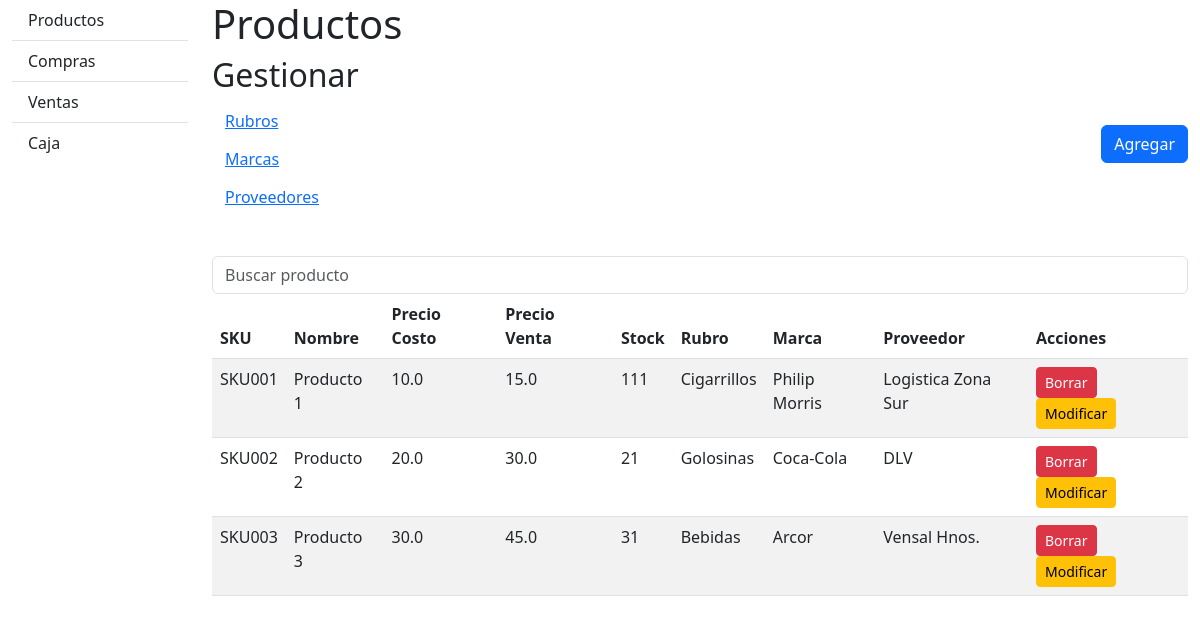
The page /productos on the database its author committed.
### database_setup.py (models this page shows)
class Producto(Base):
    __tablename__ = 'Productos'
    id = Column(Integer, primary_key=True, autoincrement=True)
    sku = Column(String, nullable=False)
    nombre = Column(String, nullable=False)
    precio_costo = Column(Float, nullable=False)
    precio_venta = Column(Float, nullable=False)
    stock = Column(Integer, nullable=True, default=0)
    idrubro = Column(Integer, ForeignKey('Rubro.id'))
    idmarca = Column(Integer, ForeignKey('Marca.id'))
    idproveedor = Column(Integer, ForeignKey('Proveedor.id'))
    rubro = relationship('Rubro')
    marca = relationship('Marca')
    proveedor = relationship('Proveedor')
    detalles = relationship('DetalleCompra', back_populates='producto')

class Rubro(Base):
    __tablename__ = 'Rubro'
    id = Column(Integer, primary_key=True, autoincrement=True)
    nombre = Column(String, nullable=False)

class Marca(Base):
    __tablename__ = 'Marca'
    id = Column(Integer, primary_key=True, autoincrement=True)
    nombre = Column(String, nullable=False)

class Proveedor(Base):
    __tablename__ = 'Proveedor'
    id = Column(Integer, primary_key=True, autoincrement=True)
    nombre = Column(String, nullable=False)
    cuit = Column(String, nullable=True)
    compras = relationship('Compra', back_populates='proveedor')

### productos.py (the view)
@productos_bp.route('/productos')
def mostrar_productos():
    productos = session.query(Producto).all()
    return render_template('productos.html', productos=productos)

### templates/productos.html (shortened to what this page needs)
<!DOCTYPE html>
<html lang="en">
<head>
    <link href="https://cdn.jsdelivr.net/npm/bootstrap@5.3.0/dist/css/bootstrap.min.css" rel="stylesheet">
</head>
<body>
    <div class="container-fluid">
        <div class="row">
            <div class="col-md-2">
                {% include 'navbar.html' %}
            </div>
            <div class="col-md-10">
                <h1>Productos</h1>
                <div class="d-flex justify-content-between align-items-center mb-4">
                    <div>
                        <h2>Gestionar</h2>
                        <ul class="list-unstyled">
                            <li><a href="/productos/rubros" class="btn btn-link">Rubros</a></li>
                            <li><a href="/productos/marcas" class="btn btn-link">Marcas</a></li>
                            <li><a href="/productos/proveedores" class="btn btn-link">Proveedores</a></li>
                        </ul>
                    </div>
                    <div>
                        <button class="btn btn-primary" onclick="location.href='/productos/agregar'">Agregar</button>
                    </div>
                </div>
                <div>
                    <input type="text" class="form-control" placeholder="Buscar producto" id="buscarProducto" onkeyup="filtrarProductos()">
                </div>
                <table class="table table-striped">
                    <thead id="tablaEncabezado">
                        <tr>
                            <th>SKU</th>
                            <th>Nombre</th>
                            <th>Precio Costo</th>
                            <th>Precio Venta</th>
                            <th>Stock</th>
                            <th>Rubro</th>
                            <th>Marca</th>
                            <th>Proveedor</th>
                            <th>Acciones</th>
                        </tr>
                    </thead>
                    <tbody>
                        {% for producto in productos %}
                        <tr>
                            <td>{{ producto.sku }}</td>
                            <td>{{ producto.nombre }}</td>
                            <td>{{ producto.precio_costo }}</td>
                            <td>{{ producto.precio_venta }}</td>
                            <td>{{ producto.stock }}</td>
                            <td>{{ producto.rubro.nombre }}</td>
                            <td>{{ producto.marca.nombre }}</td>
                            <td>{{ producto.proveedor.nombre }}</td>
                            <td>
                                <form action="/productos/borrar" method="POST" style="display:inline;">
                                    <button type="submit" class="btn btn-danger btn-sm">Borrar</button>
                                </form>
                                <a href="/productos/modificar/{{ producto.id }}" class="btn btn-warning btn-sm">Modificar</a>
                            </td>
                        </tr>
                        {% endfor %}
                    </tbody>
                </table>
            </div>
        </div>
    </div>
</body>
</html>

### rows shown on the page
Producto: sku "SKU001", nombre "Producto 1", precio_costo "10.0", precio_venta "15.0", stock "111", rubro.nombre "Cigarrillos", marca.nombre "Philip Morris", proveedor.nombre "Logistica Zona Sur"
Producto: sku "SKU002", nombre "Producto 2", precio_costo "20.0", precio_venta "30.0", stock "21", rubro.nombre "Golosinas", marca.nombre "Coca-Cola", proveedor.nombre "DLV"
Producto: sku "SKU003", nombre "Producto 3", precio_costo "30.0", precio_venta "45.0", stock "31", rubro.nombre "Bebidas", marca.nombre "Arcor", proveedor.nombre "Vensal Hnos."
